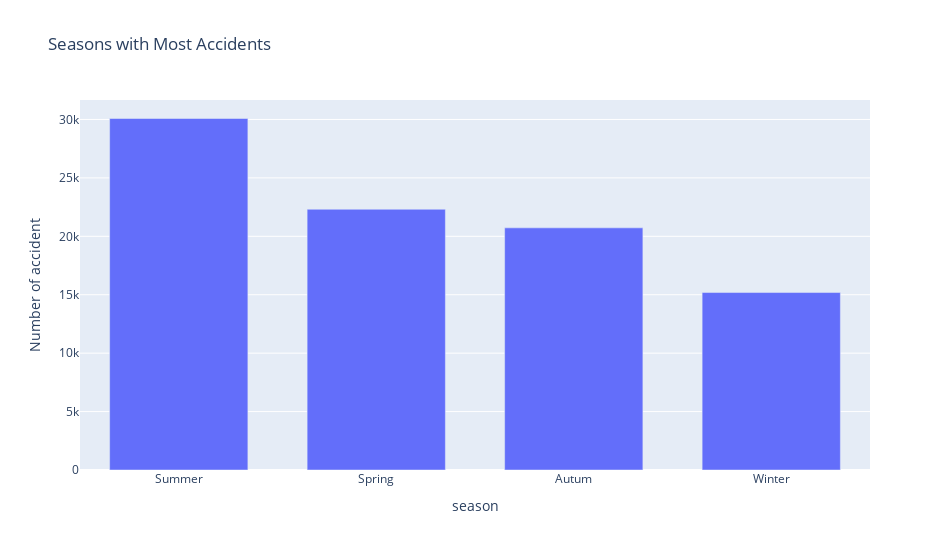

This figure's notebook cell:
### Markdown cell above
### Seasons with most accidents

### Code cell
seasons = df['season'].value_counts().reset_index(name="Number of accident")[:6]

# Plot bar graph 
fig = px.bar(seasons, 
             x= 'season', 
             y = "Number of accident",
            title = 'Seasons with Most Accidents')

# Update layout 
fig.update_layout(
    width = 950,
    height = 550, 
    bargap = 0.3
)
fig.show()

### Figure 1 — Plotly figure (JSON) as saved in the notebook; plotly's stock layout.template omitted (floating-point values rounded to 4 significant figures)
{"data": [{"alignmentgroup": "True", "hovertemplate": "season=%{x}<br>Number of accident=%{y}<extra></extra>", "legendgroup": "", "marker": {"color": "#636efa", "pattern": {"shape": ""}}, "name": "", "offsetgroup": "", "orientation": "v", "showlegend": false, "textposition": "auto", "type": "bar", "x": ["Summer", "Spring", "Autum", "Winter"], "xaxis": "x", "y": [30084, 22315, 20725, 15188], "yaxis": "y"}], "layout": {"bargap": 0.3, "barmode": "relative", "height": 550, "legend": {"tracegroupgap": 0}, "title": {"text": "Seasons with Most Accidents"}, "width": 950, "xaxis": {"anchor": "y", "domain": [0, 1], "title": {"text": "season"}}, "yaxis": {"anchor": "x", "domain": [0, 1], "title": {"text": "Number of accident"}}}}
